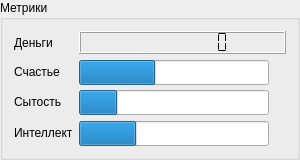
       <widget class="QGroupBox" name="groupBox_2">
        <property name="minimumSize">
         <size>
          <width>300</width>
          <height>160</height>
         </size>
        </property>
        <property name="maximumSize">
         <size>
          <width>300</width>
          <height>160</height>
         </size>
        </property>
        <property name="title">
         <string>Метрики</string>
        </property>
        <layout class="QFormLayout" name="formLayout">
         <item row="0" column="0">
          <widget class="QLabel" name="label_7">
           <property name="text">
            <string>Деньги</string>
           </property>
          </widget>
         </item>
         <item row="0" column="1">
          <widget class="QLCDNumber" name="lcdNumber">
           <property name="digitCount">
            <number>9</number>
           </property>
           <property name="mode">
            <enum>QLCDNumber::Dec</enum>
           </property>
           <property name="segmentStyle">
            <enum>QLCDNumber::Flat</enum>
           </property>
           <property name="value" stdset="0">
            <double>0.000000000000000</double>
           </property>
           <property name="intValue" stdset="0">
            <number>0</number>
           </property>
          </widget>
         </item>
         <item row="1" column="0">
          <widget class="QLabel" name="label_8">
           <property name="text">
            <string>Счастье</string>
           </property>
          </widget>
         </item>
         <item row="1" column="1">
          <widget class="QProgressBar" name="progressBar_happiness">
           <property name="minimumSize">
            <size>
             <width>190</width>
             <height>25</height>
            </size>
           </property>
           <property name="maximumSize">
            <size>
             <width>190</width>
             <height>25</height>
            </size>
           </property>
           <property name="value">
            <number>40</number>
           </property>
           <property name="format">
            <string/>
           </property>
          </widget>
         </item>
         <item row="2" column="0">
          <widget class="QLabel" name="label_9">
           <property name="text">
            <string>Сытость</string>
           </property>
          </widget>
         </item>
         <item row="2" column="1">
          <widget class="QProgressBar" name="progressBar_hunger">
           <property name="minimumSize">
            <size>
             <width>190</width>
             <height>25</height>
            </size>
           </property>
           <property name="maximumSize">
            <size>
             <width>190</width>
             <height>25</height>
            </size>
           </property>
           <property name="value">
            <number>20</number>
           </property>
           <property name="format">
            <string/>
           </property>
          </widget>
         </item>
         <item row="3" column="0">
          <widget class="QLabel" name="label_10">
           <property name="text">
            <string>Интеллект</string>
           </property>
          </widget>
         </item>
         <item row="3" column="1">
          <widget class="QProgressBar" name="progressBar_intelligence">
           <property name="minimumSize">
            <size>
             <width>190</width>
             <height>25</height>
            </size>
           </property>
           <property name="maximumSize">
            <size>
             <width>190</width>
             <height>25</height>
            </size>
           </property>
           <property name="value">
            <number>30</number>
           </property>
           <property name="format">
            <string/>
           </property>
          </widget>
         </item>
        </layout>
       </widget>
